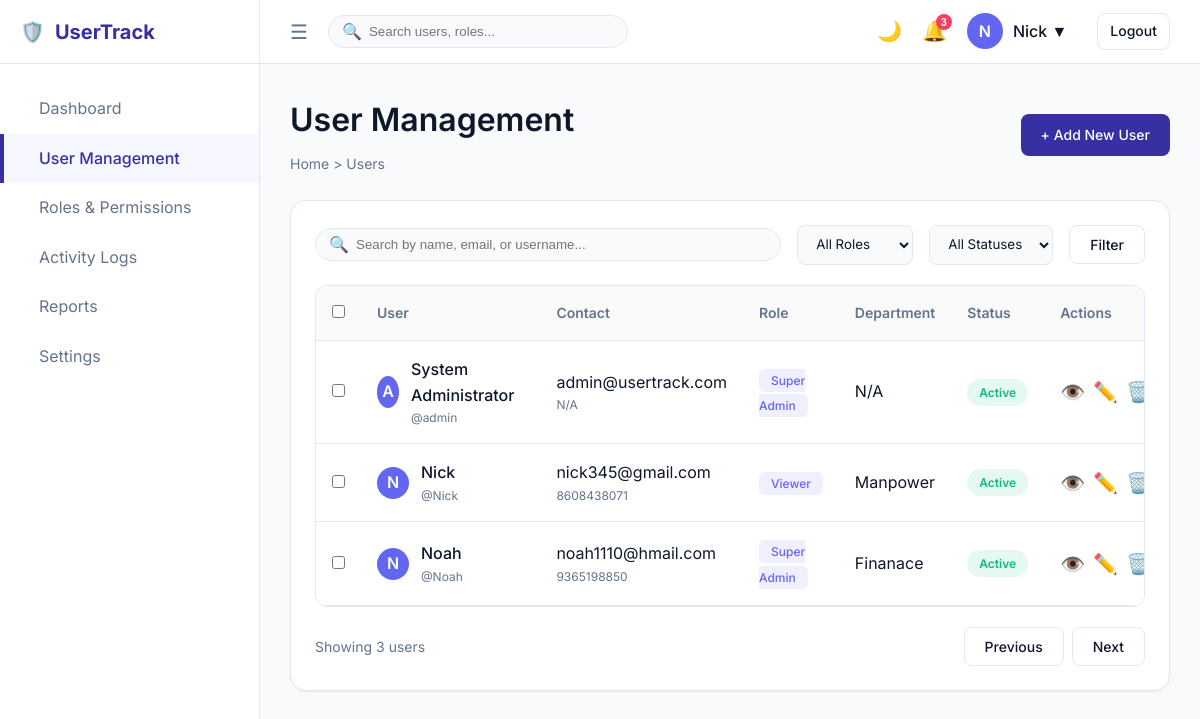
Screenshot of /users (signed in) with the database file from the repository.
### models.py (models this page shows, shortened)
class User(UserMixin, db.Model):
    id = db.Column(db.Integer, primary_key=True)
    username = db.Column(db.String(100), unique=True, nullable=False)
    email = db.Column(db.String(150), unique=True, nullable=False)
    password_hash = db.Column(db.String(255), nullable=False)
    full_name = db.Column(db.String(150))
    department = db.Column(db.String(100))
    phone = db.Column(db.String(20))
    dob = db.Column(db.Date)
    status = db.Column(db.String(20), default='Active')
    notes = db.Column(db.Text)
    created_at = db.Column(db.DateTime, default=datetime.utcnow)
    role_id = db.Column(db.Integer, db.ForeignKey('role.id'), nullable=False)

class Role(db.Model):
    id = db.Column(db.Integer, primary_key=True)
    name = db.Column(db.String(50), unique=True, nullable=False)
    description = db.Column(db.String(255))
    users = db.relationship('User', backref='role', lazy=True)

### app.py (the view)
@app.route('/users')
@login_required
def users_list():
    users = User.query.all()
    return render_template('users_list.html', users=users)

### app.py (called while the page is built)
@login_manager.user_loader
def load_user(user_id):
    return User.query.get(int(user_id))

### templates/users_list.html (shortened to what this page needs)
{% extends "base.html" %}
{% block content %}
<div class="page-header">
    <div>
        <h1>User Management</h1>
        <div class="breadcrumb">Home > Users</div>
    </div>
    <a href="{{ url_for('user_new') }}" class="btn btn-primary">+ Add New User</a>
</div>
<div class="card" style="margin-bottom: 24px;">
    <div style="display: flex; gap: 16px; align-items: center; margin-bottom: 20px;">
        <div class="search-bar" style="flex-grow: 1;">
            <span class="search-icon">🔍</span>
            <input type="text" class="search-input" style="width: 100%;" placeholder="Search by name, email, or username...">
        </div>
        <select class="form-control" style="width: auto;">
            <option value="">All Roles</option>
        </select>
        <select class="form-control" style="width: auto;">
            <option value="">All Statuses</option>
        </select>
        <button class="btn btn-outline">Filter</button>
    </div>
    <div class="table-container">
        <table>
            <thead>
                <tr>
                    <th style="width: 40px;"><input type="checkbox"></th>
                    <th>User</th>
                    <th>Contact</th>
                    <th>Role</th>
                    <th>Department</th>
                    <th>Status</th>
                    <th>Actions</th>
                </tr>
            </thead>
            <tbody>
                {% for user in users %}
                <tr>
                    <td><input type="checkbox"></td>
                    <td>
                        <div style="display: flex; align-items: center; gap: 12px;">
                            <div class="avatar" style="width: 32px; height: 32px;">{{ user.username[0]|upper }}</div>
                            <div>
                                <div style="font-weight: 500;">{{ user.full_name or user.username }}</div>
                                <div style="font-size: 0.75rem; color: var(--color-text-muted);">@{{ user.username }}</div>
                            </div>
                        </div>
                    </td>
                    <td>
                        <div>{{ user.email }}</div>
                        <div style="font-size: 0.75rem; color: var(--color-text-muted);">{{ user.phone or 'N/A' }}</div>
                    </td>
                    <td><span class="role-badge">{{ user.role.name }}</span></td>
                    <td>{{ user.department or 'N/A' }}</td>
                    <td>
                        <span class="status-badge status-{{ user.status|lower }}">{{ user.status }}</span>
                    </td>
                    <td>
                        <div style="display: flex; gap: 8px;">
                            <a href="{{ url_for('user_profile', id=user.id) }}" class="icon-btn" title="View">👁️</a>
                            <a href="#" class="icon-btn" title="Edit">✏️</a>
                            <a href="#" class="icon-btn" style="color: var(--color-danger);" title="Delete">🗑️</a>
                        </div>
                    </td>
                </tr>
                {% endfor %}
            </tbody>
        </table>
    </div>
    <div style="display: flex; justify-content: space-between; align-items: center; margin-top: 20px;">
        <div style="color: var(--color-text-muted); font-size: 0.875rem;">Showing {{ users|length }} users</div>
        <div style="display: flex; gap: 8px;">
            <button class="btn btn-outline" disabled>Previous</button>
            <button class="btn btn-outline" disabled>Next</button>
        </div>
    </div>
</div>
{% endblock %}

### templates/base.html (shortened to what this page needs)
<!DOCTYPE html>
<html lang="en">
<head>
    <link rel="stylesheet" href="{{ url_for('static', filename='css/style.css') }}?v=2.0">
</head>
<body>
    <div class="app-container">
        <aside class="sidebar" id="sidebar">
            <div class="sidebar-header">
                <div class="sidebar-logo">
                    <span class="nav-icon">🛡️</span>
                    <span class="logo-text">UserTrack</span>
                </div>
            </div>
            <nav class="sidebar-nav">
                <a href="{{ url_for('dashboard') }}" class="nav-item {{ 'active' if request.endpoint == 'dashboard' else '' }}">
                    <span class="nav-text">Dashboard</span>
                </a>
                <a href="{{ url_for('users_list') }}" class="nav-item {{ 'active' if 'user' in request.endpoint else '' }}">
                    <span class="nav-text">User Management</span>
                </a>
                <a href="{{ url_for('roles_list') }}" class="nav-item {{ 'active' if request.endpoint == 'roles_list' else '' }}">
                    <span class="nav-text">Roles & Permissions</span>
                </a>
                <a href="{{ url_for('logs_list') }}" class="nav-item {{ 'active' if request.endpoint == 'logs_list' else '' }}">
                    <span class="nav-text">Activity Logs</span>
                </a>
                <a href="{{ url_for('reports') }}" class="nav-item {{ 'active' if request.endpoint == 'reports' else '' }}">
                    <span class="nav-text">Reports</span>
                </a>
                <a href="{{ url_for('settings') }}" class="nav-item {{ 'active' if request.endpoint == 'settings' else '' }}">
                    <span class="nav-text">Settings</span>
                </a>
            </nav>
        </aside>
        <main class="main-content">
            <header class="top-navbar">
                <div class="navbar-left">
                    <button class="icon-btn" id="sidebarToggle">☰</button>
                    <div class="search-bar">
                        <span class="search-icon">🔍</span>
                        <input type="text" class="search-input" placeholder="Search users, roles...">
                    </div>
                </div>
                <div class="navbar-right">
                    <button class="icon-btn" id="themeToggle">🌙</button>
                    <button class="icon-btn">
                        🔔
                        <span class="badge">3</span>
                    </button>
                    <div class="user-profile">
                        <div class="avatar">{{ current_user.username[0]|upper }}</div>
                        <span style="font-weight: 500;">{{ current_user.full_name or current_user.username }} ▼</span>
                    </div>
                    <a href="{{ url_for('logout') }}" class="btn btn-outline" style="padding: 6px 12px; margin-left: 10px;">Logout</a>
                </div>
            </header>
            <div class="page-content">
                {% block content %}{% endblock %}
            </div>
        </main>
    </div>
</body>
</html>

### rows the page displays
User: username "N", full_name "Nick", username "Nick", email "nick345@gmail.com", phone "8608438071", role.name "Viewer", department "Manpower", status "Active"
User: username "A", full_name "System Administrator", username "admin", email "admin@usertrack.com", phone "N/A", role.name "Super Admin", department "N/A", status "Active"
User: username "N", full_name "Noah", username "Noah", email "noah1110@hmail.com", phone "9365198850", role.name "Super Admin", department "Finanace", status "Active"

### other values shown
{{ users|length }} "3"
